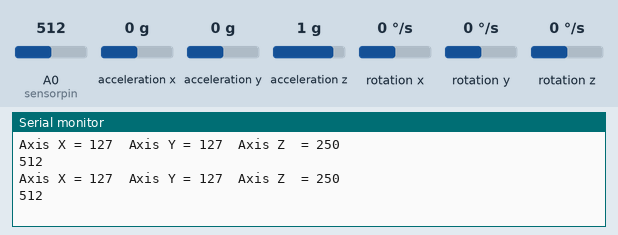
Bench run of a sketch on a simulated Arduino Uno, built with avr-gcc and run on an emulated ATmega328P. Shown: the last lines printed to the serial monitor. The test bench sets the inputs (shaded band); at power-on: acceleration x 0 g, A0 (sensorpin) = 512, acceleration y 0 g, acceleration z 1 g, rotation x 0 °/s, rotation y 0 °/s, rotation z 0 °/s.

Above: at 1.2 s.
1.3 s: acceleration x set to -1.4 g
At 2.35 s:
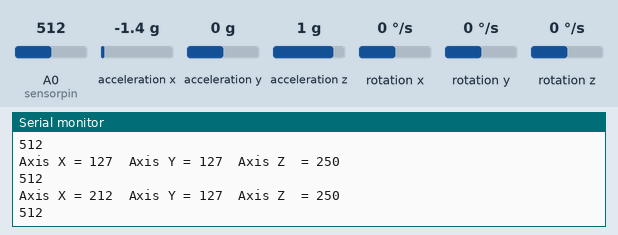
2.8 s: A0 (sensorpin) set to 716
At 3.36 s:
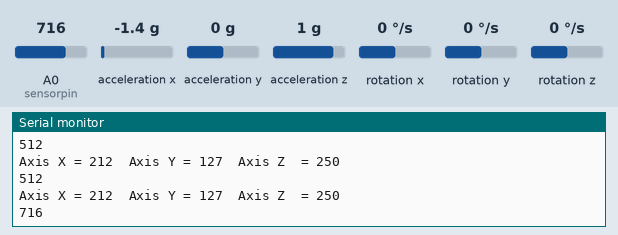
4.3 s: acceleration y set to -1.4 g
At 4.37 s:
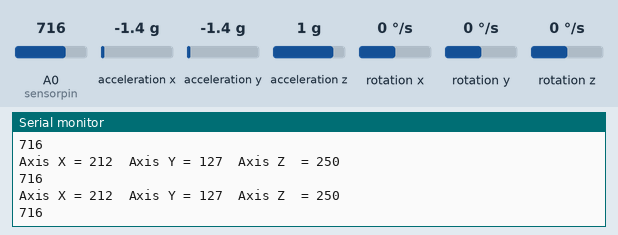
5.8 s: acceleration z set to -1.4 g
At 5.89 s:
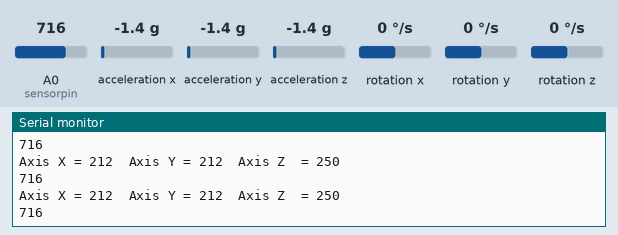
7.3 s: A0 (sensorpin) set to 992
At 7.4 s:
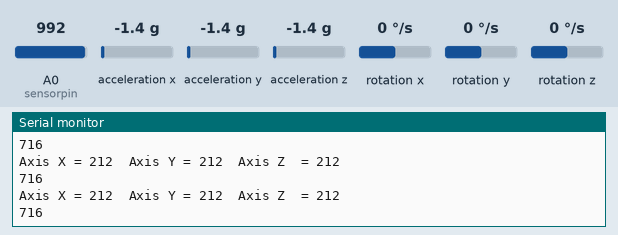
Timing chart, 0 to 9.8 s (numbered marks = the images above; inputs shaded):
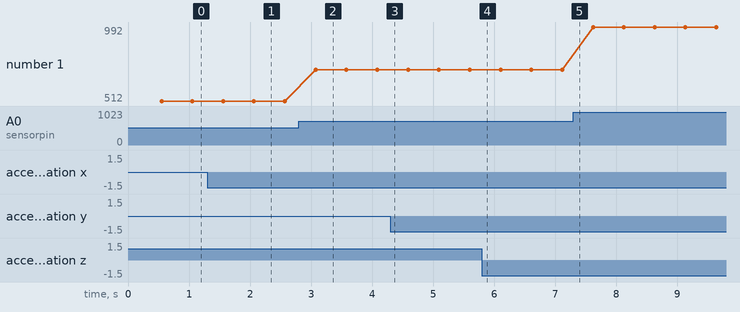

The sketch:

mpu6050.ino
```cpp
#include "Wire.h"
#include "I2Cdev.h"
#include "MPU6050.h"

MPU6050 mpu;
int16_t ax, ay, az;
int16_t gx, gy, gz;

struct MyData {
  byte X;
  byte Y;
  byte Z;
};

MyData data;
// declare variables
int sensorpin = A0;  // sensor pin
int sensor;          // sensor readings

void setup()
{
  Serial.begin(9600);
  Wire.begin();
  mpu.initialize();
  //pinMode(LED_BUILTIN, OUTPUT);
}

void loop()
{
  mpu.getMotion6(&ax, &ay, &az, &gx, &gy, &gz);
  data.X = map(ax, -17000, 17000, 0, 255 ); // X axis data
  data.Y = map(ay, -17000, 17000, 0, 255);
  data.Z = map(az, -17000, 17000, 0, 255);  // Y axis data
  delay(500);
  Serial.print("Axis X = ");
  Serial.print(data.X);
  Serial.print("  ");
  Serial.print("Axis Y = ");
  Serial.print(data.Y);
  Serial.print("  ");
  Serial.print("Axis Z  = ");
  Serial.println(data.Z);
   // put your main code here, to run repeatedly:
  // read sensor value
  sensor = analogRead(sensorpin);
  // print sensor value
  Serial.println(sensor);
  // turn on LEDs if sensor reading
  // exceeds a certain threshold
}
```

Measured:
- after the input at 1.3 s, the serial monitor: prints a new line after 0.72 s (image 1)
- after the input at 2.8 s, the serial monitor: prints a new line after 0.27 s (image 2)
- plotted number 1: 512 → 716 after the input at 2.8 s, 716 → 992 after the input at 7.3 s
